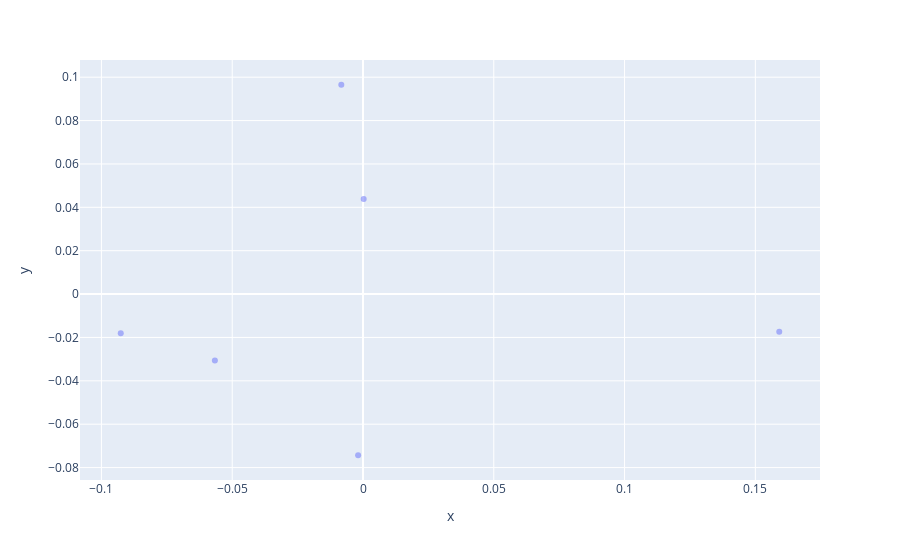

The code cell stored with this chart in its notebook:
### Markdown cell above
### The typical document length is around 400-600 words with a few exceptions. I'll move on to processing for analytics

### Code cell
nlp = spacy.load('en_core_web_md')  # Loads CNN model

doc = list(data['notes']) # Isolating the documents


# Create initial NLP models of full document text

doc_nlp = []
for d in doc:
    doc_nlp.append(nlp(d))

# Strip punctuation, numbers, stop words

doc_strip = []
for i, d_nlp in enumerate(doc_nlp):
    doc_strip.append([tok.text for tok in d_nlp if (tok.is_alpha & (not tok.is_stop))])
    doc_strip[-1] = ' '.join(doc_strip[-1])

# Re-compute NLP on stripped documents

doc_strip_nlp = []
for d in doc_strip:
    doc_strip_nlp.append(nlp(d))

# Build similarity matrix

sim_mat = np.diag([1.0] * len(doc_strip_nlp))
for i in range(0, len(doc_strip_nlp) - 1):
    for j in range(i + 1, len(doc_strip_nlp)):
        sim_mat[i][j] = doc_strip_nlp[i].similarity(doc_strip_nlp[j])
        sim_mat[j][i] = sim_mat[i][j]

print(sim_mat) # Unsuprisingly, the documents are quite similar to eachother. 

# PCA and K Means clustering
pca = PCA(n_components=2)
embeddings_2d = pca.fit_transform(sim_mat) # PCA of similarity matrix
embeddings_df = pd.DataFrame({"x":embeddings_2d[:, 0], "y":embeddings_2d[:, 1]})
fig = px.scatter(embeddings_df, x='x', y='y', opacity=0.5)
fig.show()

# Elbow plot
sse = {}
for k in range(1, 7):
    kmeans = KMeans(n_clusters=k, max_iter=100, n_init=10).fit(embeddings_2d)
    data["clusters"] = kmeans.labels_
    #print(data["clusters"])
    sse[k] = kmeans.inertia_ # Inertia: Sum of distances of samples to their closest cluster center
plt.figure()
plt.plot(list(sse.keys()), list(sse.values()))
plt.xlabel("Number of clusters")
plt.ylabel("SSE")
plt.show()

# Creates clusters
kmeans = KMeans(n_clusters=3, n_init=10)
kmeans.fit(embeddings_2d)



plt.scatter(embeddings_2d[:,0],embeddings_2d[:,1], c=kmeans.labels_, cmap="rainbow")
sns.scatterplot(data=embeddings_2d, x=embeddings_2d[:,0],y=embeddings_2d[:,1],
                hue=kmeans.labels_, linewidth=0, edgecolor="none",
                alpha = .6)

data = embeddings_2d
labels = kmeans.labels_
plt.show()

### Figure 1 — Plotly figure (JSON) as saved in the notebook; plotly's stock layout.template omitted (floating-point values rounded to 4 significant figures)
{"data": [{"hovertemplate": "x=%{x}<br>y=%{y}<extra></extra>", "legendgroup": "", "marker": {"color": "#636efa", "opacity": 0.5, "symbol": "circle"}, "mode": "markers", "name": "", "orientation": "v", "showlegend": false, "type": "scatter", "x": [-0.05662, 0.0002568, -0.001865, 0.1591, -0.09261, -0.008294], "xaxis": "x", "y": [-0.03061, 0.04387, -0.07432, -0.01734, -0.01811, 0.09652], "yaxis": "y"}], "layout": {"legend": {"tracegroupgap": 0}, "margin": {"t": 60}, "xaxis": {"anchor": "y", "domain": [0, 1], "title": {"text": "x"}}, "yaxis": {"anchor": "x", "domain": [0, 1], "title": {"text": "y"}}}}
